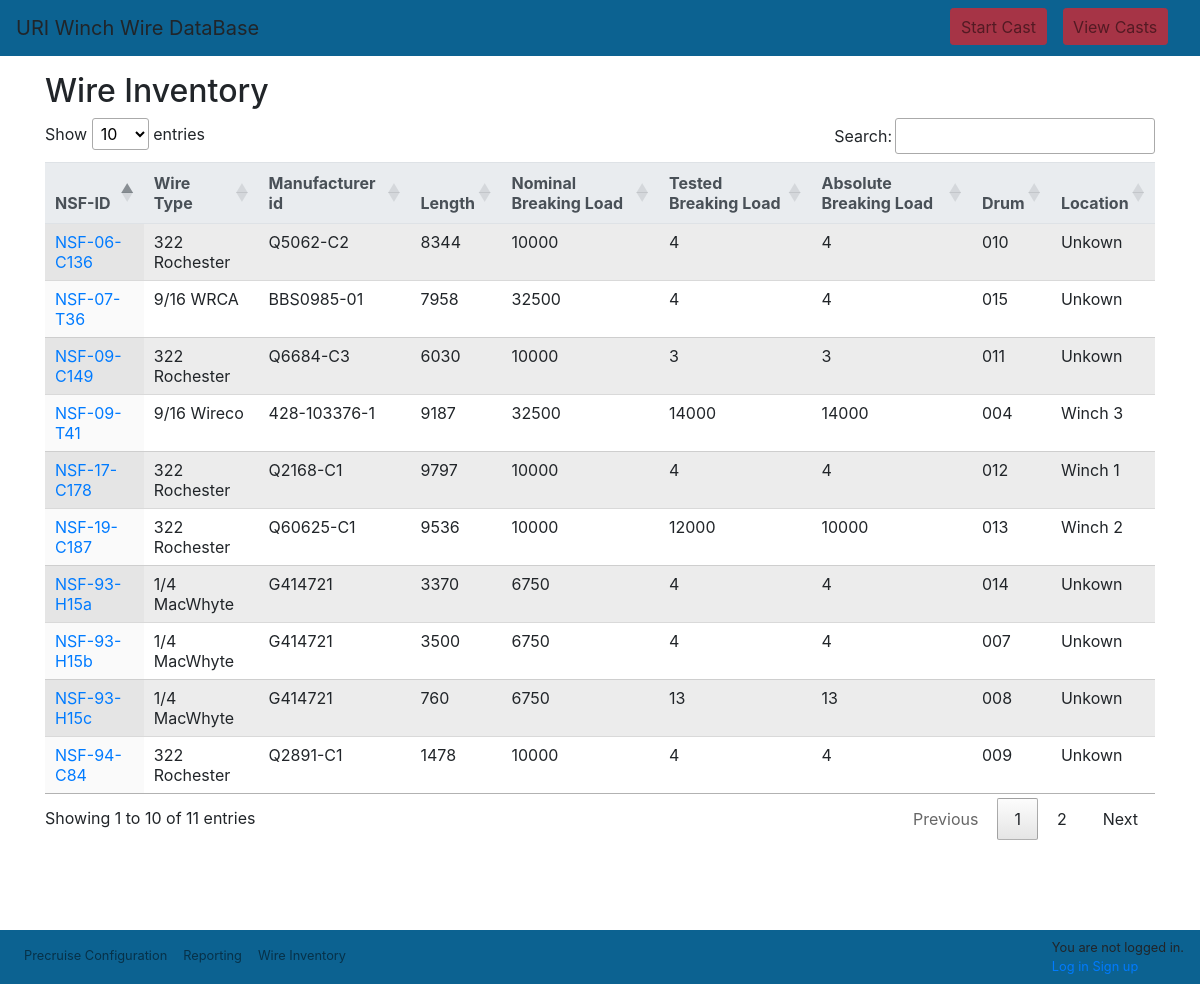
Before: /wwdb/reports/wireinventory/ with the older database file.
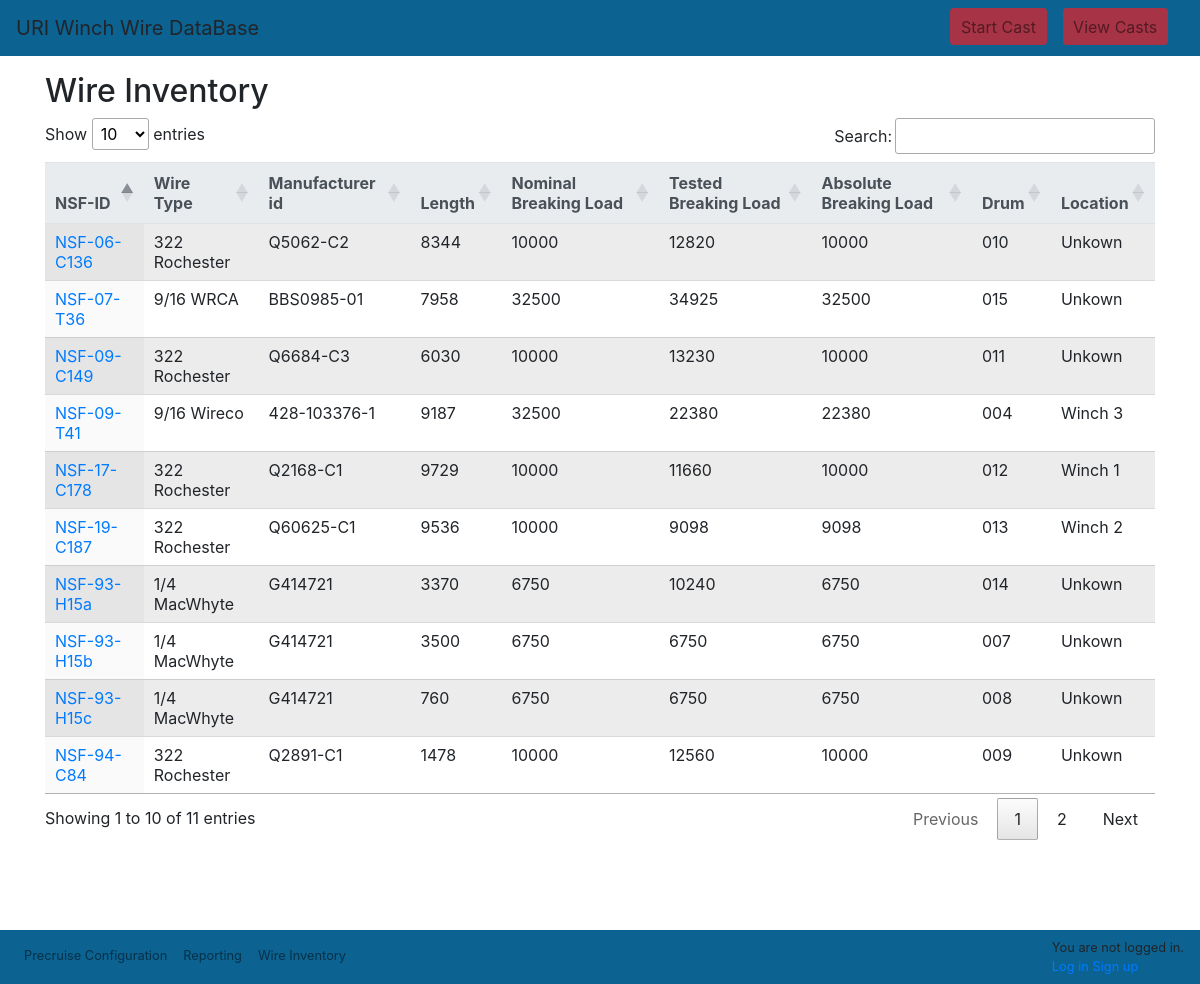
After: the same page with the newer database file.
### wwdb/models.py (models this page shows, shortened)
class Wire(models.Model):
    id = models.AutoField(db_column='Id', primary_key=True, blank=True, null=False)  # Field name made lowercase.
    wirerope = models.ForeignKey(WireRopeData, models.DO_NOTHING, db_column='WireRopeId', blank=True, null=True, verbose_name='Wire rope data id')  # Field name made lowercase.
    winch = models.ForeignKey(Winch, models.DO_NOTHING, db_column='WinchId', blank=True, null=True, verbose_name='Winch')  # Field name made lowercase.
    manufacturerid = models.TextField(db_column='ManufacturerId', blank=True, null=True, verbose_name='Manufacturer id')  # Field name made lowercase.
    nsfid = models.TextField(db_column='NsfId', blank=True, null=True, verbose_name='NSF id')  # Field name made lowercase.
    dateacquired = models.DateTimeField(db_column='DateAcquired', blank=True, null=True, verbose_name='Date Acquired')  # Field name made lowercase.
    notes = models.TextField(db_column='Notes', blank=True, null=True, verbose_name='notes')  # Field name made lowercase.
    length = models.IntegerField(db_column='Length', blank=True, null=True, verbose_name='Length')  # Field name made lowercase.
    status = models.BooleanField(db_column='Status', blank=True, null=True, verbose_name='Status')
    drums = models.ManyToManyField(Drum, through='WireDrum', related_name='loaded_wires', verbose_name='Drum')
    factorofsafety = models.ForeignKey(FactorOfSafety, models.DO_NOTHING, db_column='FactorofSafety', blank=True, null=True, related_name='wirefactorofsafety', verbose_name='Factor of safety')  # Field name made lowercase.
    class Meta:
        managed = True
        db_table = 'Wire'
        verbose_name_plural = "Wire"
    @property
    def active_wire_drum(self):
        d=self.wiredrum_set.order_by('date').last()
        return d
    @property
    def active_drum(self):
        d=self.active_wire_drum.drumid
        return d
    @property
    def active_drum_location(self):
        d=self.active_drum.active_location
        return d
    @property
    def active_wire_cutback(self):
        c=self.wire_cutback_retermination.order_by('date').last()
        return c
    @property
    def active_length(self):
        if not self.active_wire_cutback:
            return None
        dryend=self.active_wire_cutback.dryendtag
        wetend=self.active_wire_cutback.wetendtag
        length=wetend-dryend
        return length
    @property
    def active_break_test(self):
        b=self.wire_break_test.order_by('date').last()
        return b
    @property
    def tested_breaking_load(self):
        if not self.active_break_test:
            return None
        f=self.active_break_test.testedbreakingload
        return f
    @property
    def nominal_breaking_load(self):
        w=Wire.wirerope.get_object(self)
        n=w.nominalbreakingload
        return n
    @property
    def absolute_breaking_load(self):
        wire=Wire.wirerope.get_object(self)
        nominal=wire.nominalbreakingload
        tested=self.active_break_test.testedbreakingload
        if nominal > tested:
            return tested
        else:
            return nominal

class WireRopeData(models.Model):
    id = models.AutoField(db_column='Id', primary_key=True, blank=True, null=False)  # Field name made lowercase.
    name = models.TextField(db_column='Name', blank=True, null=True, verbose_name='Name')
    manufacturer = models.TextField(db_column='Manufacturer',blank=True, null=True, verbose_name='Manufacturer')
    manufacturerpartnumber = models.TextField(db_column='ManufacturerPartNumber', blank=True, null=True, verbose_name='Manufacturer part number')  # Field name made lowercase.
    cabletype = models.TextField(db_column='CableType', blank=True, null=True, verbose_name='Cable type')  # Field name made lowercase.
    nominalbreakingload = models.IntegerField(db_column='nominalbreakingload', blank=True, null=True, verbose_name='Nominal breaking load')  # Field name made lowercase.
    weightperfoot = models.FloatField(db_column='WeightPerFoot', blank=True, null=True, verbose_name='Weight per foot')  # Field name made lowercase.
    class Meta:
        managed = True
        db_table = 'WireRopeData'
        verbose_name_plural = 'WireRopeData'
    def __str__(self):
        return str(self.name)

class CutbackRetermination(models.Model):
    id = models.AutoField(db_column='Id', primary_key=True, blank=True, null=False)  # Field name made lowercase.
    dryendtag = models.IntegerField(db_column='DryEndTag', blank=True, null=True, verbose_name='Dry end tag value (m)')  # Field name made lowercase.
    wetendtag = models.IntegerField(db_column='WetEndTag', blank=True, null=True, verbose_name='Wet end tag value (m)')  # Field name made lowercase.
    lengthremoved = models.IntegerField(db_column='LengthRemoved', blank=True, null=True, verbose_name='Length removed (m)')  # Field name made lowercase.
    wireid = models.ForeignKey('Wire', models.DO_NOTHING, db_column='WireId', blank=True, null=True, related_name='wire_cutback_retermination', verbose_name='Wire')  # Field name made lowercase.
    notes = models.TextField(db_column='Notes', blank=True, null=True, verbose_name='Notes')  # Field name made lowercase.
    date = models.DateField(db_column='Date', blank=True, null=True, verbose_name='Date')  # Field name made lowercase.
    class Meta:
        managed = True
        db_table = 'CutbackRetermination'
        verbose_name_plural = "CutbackRetermination"

class Breaktest(models.Model):
    id = models.AutoField(db_column='Id', primary_key=True, blank=True, null=False)  # Field name made lowercase.
    wireid = models.ForeignKey('Wire', models.DO_NOTHING, db_column='WireId', blank=True, null=True, verbose_name='Wire', related_name='wire_break_test')  # Field name made lowercase.
    date = models.DateTimeField(db_column='Date', blank=True, null=True, verbose_name='Date')  # Field name made lowercase.
    testedbreakingload = models.IntegerField(db_column='TestedBreakingLoad', blank=True, null=True, verbose_name='Tested breaking load')  # Field name made lowercase.
    notes = models.TextField(db_column='Notes', blank=True, null=True, verbose_name='Notes')  # Field name made lowercase.
    class Meta:
        managed = True
        db_table = 'BreakTest'
        verbose_name_plural = "BreakTest"

class Wiredrum(models.Model):
    id = models.AutoField(db_column='Id', primary_key=True, blank=True, null=False)  # Field name made lowercase.
    drumid = models.ForeignKey(Drum, models.DO_NOTHING, db_column='DrumId', blank=True, null=True, verbose_name='Drum')  # Field name made lowercase.
    wireid = models.ForeignKey(Wire, models.DO_NOTHING, db_column='WireId', blank=True, null=True, verbose_name='Wire')  # Field name made lowercase.
    date = models.DateField(db_column='Date', blank=True, null=True, verbose_name='Date')  # Field name made lowercase.
    notes = models.TextField(db_column='Notes', blank=True, null=True, verbose_name='Notes')  # Field name made lowercase.
    class Meta:
        managed = True
        db_table = 'WireDrum'
        verbose_name_plural = "WireDrum"

class Drum(models.Model):
    id = models.AutoField(db_column='Id', primary_key=True, blank=True, null=False)  # Field name made lowercase.
    internalid = models.TextField(db_column='InternalId', blank=True, null=True, verbose_name='Internal id')  # Field name made lowercase.
    color = models.TextField(db_column='Color', blank=True, null=True, verbose_name='Color')  # Field name made lowercase.
    size = models.TextField(db_column='Size', blank=True, null=True, verbose_name='Size')  # Field name made lowercase.
    weight = models.TextField(db_column='Weight', blank=True, null=True, verbose_name='Weight')  # Field name made lowercase.
    location = models.ManyToManyField(Location, through='DrumLocation', related_name='active_location', verbose_name='Location')
    material = models.TextField(db_column='Material', blank=True, null=True, verbose_name='Material')  # Field name made lowercase.
    wiretype = models.TextField(db_column='WireType', blank=True, null=True, verbose_name='Wire type')  # Field name made lowercase. This field type is a guess.
    class Meta:
        managed = True
        db_table = 'Drum'
        verbose_name_plural = "Drum"
    def __str__(self):
        return str(self.internalid)
    @property
    def active_drum_location(self):
        d=self.drumlocation_set.order_by('-date').first()
        return d
    @property
    def active_location(self):
        d=self.active_drum_location.locationid
        return d

class DrumLocation(models.Model):
    id = models.AutoField(db_column='Id', primary_key=True, blank=True, null=False)  # Field name made lowercase.
    date= models.DateField(db_column='Date', blank=True, null=True, verbose_name='Date')  # Field name made lowercase.
    enteredby = models.ForeignKey(User, models.DO_NOTHING, db_column='EnteredBy', blank=True, null=True, verbose_name='Entered by')  # Field name made lowercase.
    drumid = models.ForeignKey(Drum, models.DO_NOTHING, db_column='DrumId', blank=True, null=True, verbose_name='Drum')  # Field name made lowercase.
    winchid = models.ForeignKey(Winch, models.DO_NOTHING, db_column='WinchId', blank=True, null=True, verbose_name='Winch')  # Field name made lowercase.
    locationid = models.ForeignKey(Location, models.DO_NOTHING, db_column='LocationId', blank=True, null=True, verbose_name='Location')  # Field name made lowercase.
    notes = models.TextField(db_column='Notes', blank=True, null=True, verbose_name='notes')  # Field name made lowercase.
    class Meta:
        managed = True
        db_table = 'DrumLocation'
        verbose_name_plural = "DrumLocation"

class Location(models.Model):
    id = models.AutoField(db_column='Id', primary_key=True, blank=True, null=False)  # Field name made lowercase.
    location = models.TextField(db_column='Location', blank=True, null=True, verbose_name='Location')  # Field name made lowercase.
    class Meta:
        managed = True
        db_table = 'Location'
        verbose_name_plural = "Location"
    def __str__(self):
        return str(self.location)

### wwdb/views.py (the view)
# urls.py: path('reports/wireinventory/', views.wireinventory, name='wireinventory'),
def wireinventory(request):
    wires_in_use = Wire.objects.filter(status=True)
    wires_in_storage = Wire.objects.filter(status=False)
    wires = Wire.objects.all()
    context = {
        'wires_in_use': wires_in_use,
        'wires_in_storage': wires_in_storage,
        'wires' : wires,
        }
    return render(request, 'reports/wireinventory.html', context=context)

### wwdb/templates/reports/wireinventory.html (shortened to what this page needs)
<!DOCTYPE html>
{% extends "wwdb/base.html" %}
{% block content %}
<h2>Wire Inventory</h2>
<table id="" class="display table table-striped">
    <thead class="thead-light">
        <tr>
            <th>NSF-ID</th>
            <th>Wire Type</th>
            <th>Manufacturer id</th>
            <th>Length</th>
            <th>Nominal Breaking Load</th>
            <th>Tested Breaking Load</th>
            <th>Absolute Breaking Load</th>
            <th>Drum</th>
            <th>Location</th>
        </tr>
    </thead>
    {% for wire in wires %}
    <tr>
        <td><a href="{% url 'wireedit' wire.pk %}">{{wire.nsfid}}</a></td>
        <td>{{wire.wirerope}}</td>
        <td>{{wire.manufacturerid}}</td>
        <td>{{wire.active_length}}</td>
        <td>{{wire.nominal_breaking_load}}</td>
        <td>{{wire.tested_breaking_load}}</td>
        <td>{{wire.absolute_breaking_load}}</td>
        <td>{{wire.active_drum}}</td>
        <td>{{wire.active_drum_location}}</td>
    </tr>
    {% endfor %}
</table>
{% endblock %}

### wwdb/templates/wwdb/base.html (shortened to what this page needs)
<!DOCTYPE html>
<html>
<head>
    {% load static %}
    <link rel="stylesheet" type="text/css" href={% static 'css/bootstrap.min.css' %}>
    <link rel="stylesheet" type="text/css" href={% static 'css/bootstrap.css' %}>
    <link rel="stylesheet" type="text/css" href={% static 'css/datatables.css' %}>
    <link rel="stylesheet" type="text/css" href={% static 'css/wwdb.css' %}>
</head>
<body>
    <header>
        <nav class="navbar fixed-top navbar-expand-sm navbar-light">
            <div class="menu-container">
                <div class="menu-left">
                    <a class="navbar-brand">URI Winch Wire DataBase</a>
                </div>
                <div class="menu-right">
                    <div class="navbar-nav">
                        <div class="top-button-container">
                            <button type="button" class="btn btn-startcast">
                                <a class="nav-link" href="{% url 'caststart' %}">Start Cast</a>
                            </button>
                        </div>
                        <button type="button" class="btn btn-startcast">
                            <a class="nav-link" href="{% url 'castlist' %}">View Casts</a>
                        </button>
                    </div>
                </div>
            </div>
        </nav>
    </header>
    <div class="container mt-5 mb-5">
        {% block content %}
        {% endblock content %}
    </div>
<nav class="navbar fixed-bottom navbar-expand-sm navbar-light">
    <div class="menu-container">
        <div class="menu-left">
            <ul class="navbar-nav">
                <li class="nav-item-bottom">
                    <a class="nav-link" href="{% url 'cruiseconfigurehome' %}">Precruise Configuration</a>
                </li>
                <li class="nav-item-bottom">
                    <a class="nav-link" href="{% url 'reporting' %}">Reporting</a>
                </li>
                <li class="nav-item-bottom">
                    <a class="nav-link" href="{% url 'wireinventory' %}">Wire Inventory</a>
                </li>
            </ul>
        </div>
        <div class="menu-right">
            <ul class="navbar-nav login-control">
                <div class="nav-item-bottom">
                    {% if user.is_authenticated %}
                    <span>Hi {{user.username}}!</span>
                    <span><a href="{% url 'logout' %}">Log out</a></span>
                    {% else %}
                    <span>You are not logged in.</span></br>
                    <span><a href="{% url 'login' %}">Log in</a></span>
                    <span><a href="{% url 'signup' %}">Sign up</a></span>
                    {% endif %}
                </div>
            </ul>
        </div>
    </div>
</nav>
</body>
</html>

### static/css/wwdb.css (style rules this page uses)
.login-control { display: block; float: right; }
.top-button-container { border = pink; padding: 0.0rem 1.0 rem 0.0 rem 1.0rem; margin-right: 1rem; }
.btn-startcast, .btn-group-sm > .btn { color: #fff; background-color: #A63446; border-color: #A63446; padding: 0.1rem 0.1rem; font-size: 1rem; line-height: 1.0; border-radius: 0.2rem; }
.nav-item-bottom { font-size: 0.8rem; font-weight: 400; }
.navbar { background-color: #0C6291; }
.navbar-light .navbar-brand { color: rgba(0, 0, 0, 0.9); }
.navbar-light .navbar-nav .nav-link { color: rgba(0, 0, 0, 0.5); }
.menu-container { width: 100%; }
.menu-left { width: 80%; float: left; }
.menu-right { width: 20%; margin-left: 80%; }

Changed rows visible on the page:
changed through a linked row, Wire "NSF-09-T41": tested_breaking_load "14000" → "22380"; absolute_breaking_load "14000" → "22380"
changed through a linked row, Wire "NSF-19-C187": tested_breaking_load "12000" → "9098"; absolute_breaking_load "10000" → "9098"
changed through a linked row, Wire "NSF-17-C178": active_length "9797" → "9729"; tested_breaking_load "4" → "11660"; absolute_breaking_load "4" → "10000"
changed through a linked row, Wire "NSF-94-C84": tested_breaking_load "4" → "12560"; absolute_breaking_load "4" → "10000"
changed through a linked row, Wire "NSF-06-C136": tested_breaking_load "4" → "12820"; absolute_breaking_load "4" → "10000"
changed through a linked row, Wire "NSF-09-C149": tested_breaking_load "3" → "13230"; absolute_breaking_load "3" → "10000"
changed through a linked row, Wire "NSF-93-H15c": tested_breaking_load "13" → "6750"; absolute_breaking_load "13" → "6750"
changed through a linked row, Wire "NSF-93-H15a": tested_breaking_load "4" → "10240"; absolute_breaking_load "4" → "6750"
changed through a linked row, Wire "NSF-93-H15b": tested_breaking_load "4" → "6750"; absolute_breaking_load "4" → "6750"
changed through a linked row, Wire "NSF-07-T36": tested_breaking_load "4" → "34925"; absolute_breaking_load "4" → "32500"
